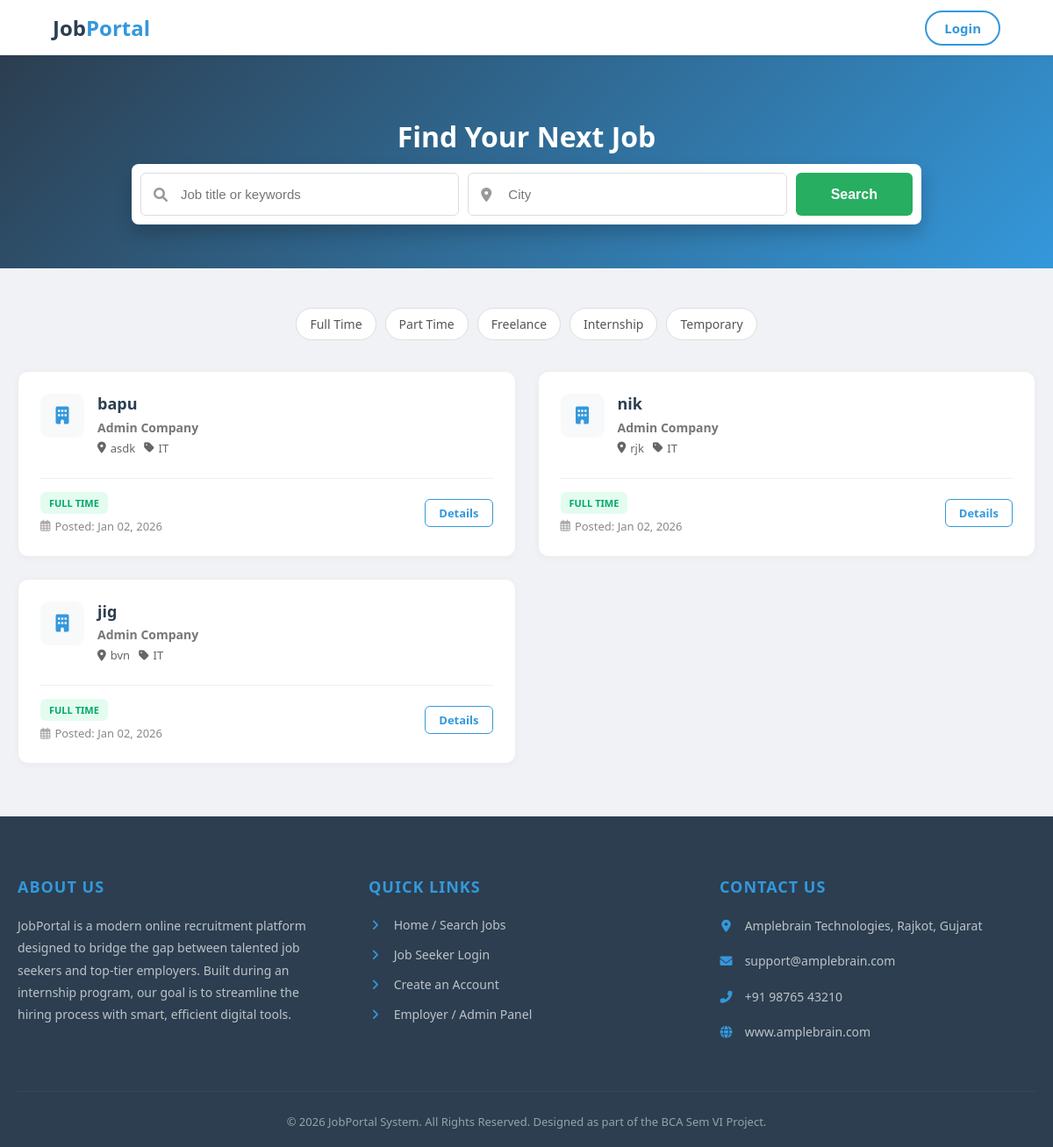
The page / on the database its author committed.
### tables this page shows
CREATE TABLE `jobs` (
  `id` int(11) NOT NULL,
  `employer_id` int(11) DEFAULT NULL,
  `title` varchar(255) DEFAULT NULL,
  `category` varchar(100) DEFAULT NULL,
  `description` text DEFAULT NULL,
  `location` varchar(100) DEFAULT NULL,
  `salary` varchar(50) DEFAULT NULL,
  `posted_at` timestamp NOT NULL DEFAULT current_timestamp()
);

CREATE TABLE `employers` (
  `id` int(11) NOT NULL,
  `company_name` varchar(100) DEFAULT NULL,
  `email` varchar(100) DEFAULT NULL,
  `password` varchar(255) DEFAULT NULL,
  `created_at` timestamp NOT NULL DEFAULT current_timestamp()
);

### index.php (the view, shortened to what this page needs)
<?php
include 'config.php';
$search_query = "";
$location_query = "";
$sql = "SELECT jobs.*, employers.company_name
        FROM jobs
        JOIN employers ON jobs.employer_id = employers.id
        WHERE 1";
$sql .= " ORDER BY jobs.posted_at DESC";
$result = $conn->query($sql);
?>
<!DOCTYPE html>
<html lang="en">
<head>
    <link rel="stylesheet" href="https://cdnjs.cloudflare.com/ajax/libs/font-awesome/6.0.0/css/all.min.css">
</head>
<body>
    <div class="navbar">
        <div class="logo">Job<span>Portal</span></div>
        <div class="menu">
            <?php if(isset($_SESSION['user_id'])): ?>
                <a href="index.php" class="active">Jobs</a>
                <a href="profile.php">My Profile</a>
                <a href="my_applications.php">Applications</a>
                <a href="logout.php" class="btn-login" style="margin-left:15px; border:1px solid #ddd; color:#555 !important;">Logout</a>
            <?php else: ?>
                <a href="login.php" class="btn-login">Login</a>
            <?php endif; ?>
        </div>
    </div>
    <div class="main-content">
        <div class="hero-section">
            <h1 class="hero-title">Find Your Next Job</h1>
            <form method="GET" action="index.php" class="search-container">
                <div class="input-group">
                    <i class="fas fa-search"></i>
                    <input type="text" name="keyword" class="form-control" placeholder="Job title or keywords" value="<?php echo htmlspecialchars($search_query); ?>">
                </div>
                <div class="input-group">
                    <i class="fas fa-map-marker-alt"></i>
                    <input type="text" name="location" class="form-control" placeholder="City" value="<?php echo htmlspecialchars($location_query); ?>">
                </div>
                <button type="submit" class="btn-search">Search</button>
            </form>
        </div>
        <form method="GET" action="index.php" class="filters-bar">
            <?php
            $filters = ['Full Time', 'Part Time', 'Freelance', 'Internship', 'Temporary'];
            foreach($filters as $f) {
                $checked = (isset($_GET['type']) && in_array($f, $_GET['type'])) ? 'checked' : '';
                echo "<label class='filter-label'>
                        <input type='checkbox' name='type[]' value='$f' onchange='this.form.submit()' $checked>
                        <span>$f</span>
                      </label>";
            }
            ?>
        </form>
        <div class="container">
            <?php if ($result && $result->num_rows > 0): ?>
                <?php while($row = $result->fetch_assoc()):
                    if (isset($row['job_type'])) { $type = $row['job_type']; }
                    elseif (isset($row['type'])) { $type = $row['type']; }
                    else { $type = "Full Time"; }
                    $job_id = isset($row['id']) ? $row['id'] : '';
                    $job_title = isset($row['title']) ? $row['title'] : 'Job Title';
                    $company_name = isset($row['company_name']) ? $row['company_name'] : 'Company';
                    $job_location = isset($row['location']) ? $row['location'] : 'Location';
                    $job_category = isset($row['category']) ? $row['category'] : 'Category';
                    $badge_class = "type-full-time";
                    $upload_date = isset($row['posted_at']) ? date("M d, Y", strtotime($row['posted_at'])) : "Recent";
                ?>
                    <div class="job-card">
                        <div class="job-top">
                            <div class="company-icon">
                                <i class="fas fa-building"></i>
                            </div>
                            <div class="job-info">
                                <h3><a href="job_details.php?id=<?php echo htmlspecialchars($job_id); ?>"><?php echo htmlspecialchars($job_title); ?></a></h3>
                                <span class="company-name"><?php echo htmlspecialchars($company_name); ?></span>
                                <div class="job-details">
                                    <span><i class="fas fa-map-marker-alt"></i> <?php echo htmlspecialchars($job_location); ?></span>
                                    <span><i class="fas fa-tag"></i> <?php echo htmlspecialchars($job_category); ?></span>
                                </div>
                            </div>
                        </div>
                        <div class="job-footer">
                            <div style="display:flex; flex-direction:column; gap:5px;">
                                <span class="badge <?php echo $badge_class; ?>" style="width:fit-content;"><?php echo htmlspecialchars($type); ?></span>
                                <span class="posted-date">
                                    <i class="far fa-calendar-alt"></i> Posted: <?php echo $upload_date; ?>
                                </span>
                            </div>
                            <a href="job_details.php?id=<?php echo htmlspecialchars($job_id); ?>" class="btn-view">Details</a>
                        </div>
                    </div>
                <?php endwhile; ?>
            <?php endif; ?>
        </div>
    </div> <footer class="footer">
        <div class="footer-content">
            <div class="footer-section">
                <h3>About Us</h3>
                <p>JobPortal is a modern online recruitment platform designed to bridge the gap between talented job seekers and top-tier employers. Built during an internship program, our goal is to streamline the hiring process with smart, efficient digital tools.</p>
            </div>
            <div class="footer-section">
                <h3>Quick Links</h3>
                <ul>
                    <li><a href="index.php"><i class="fas fa-angle-right"></i> Home / Search Jobs</a></li>
                    <li><a href="login.php"><i class="fas fa-angle-right"></i> Job Seeker Login</a></li>
                    <li><a href="register.php"><i class="fas fa-angle-right"></i> Create an Account</a></li>
                    <li><a href="admin_login.php"><i class="fas fa-angle-right"></i> Employer / Admin Panel</a></li>
                </ul>
            </div>
            <div class="footer-section">
                <h3>Contact Us</h3>
                <p><i class="fas fa-map-marker-alt"></i> Amplebrain Technologies, Rajkot, Gujarat</p>
                <p><i class="fas fa-envelope"></i> support@amplebrain.com</p>
                <p><i class="fas fa-phone-alt"></i> +91 98765 43210</p>
                <p><i class="fas fa-globe"></i> www.amplebrain.com</p>
            </div>
        </div>
        <div class="footer-bottom">
            &copy; <?php echo date("Y"); ?> JobPortal System. All Rights Reserved. Designed as part of the BCA Sem VI Project.
        </div>
    </footer>
</body>
</html>

### rows shown on the page
jobs: title "bapu", employer.company_name "Admin Company", location "asdk", category "IT", type "FULL TIME", posted_at "Jan 02, 2026"
jobs: title "nik", employer.company_name "Admin Company", location "rjk", category "IT", type "FULL TIME", posted_at "Jan 02, 2026"
jobs: title "jig", employer.company_name "Admin Company", location "bvn", category "IT", type "FULL TIME", posted_at "Jan 02, 2026"

### other values the page prints
$f "Full Time"
$f "Part Time"
$f "Freelance"
$f "Internship"
$f "Temporary"
